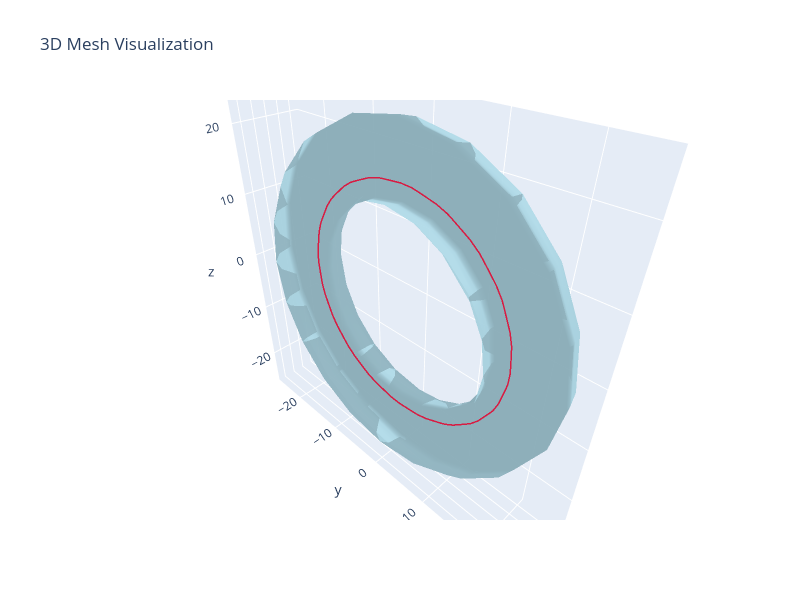

This figure's notebook cell:
### Code cell
mm = MeshManager()
mm.load_mesh("../data/mesh/demo/torus.obj")
ps = PolylinesSkeleton().from_txt("../data/polylines/torus.polylines.txt")
mm.visualize_mesh_3d(polylines=ps)
